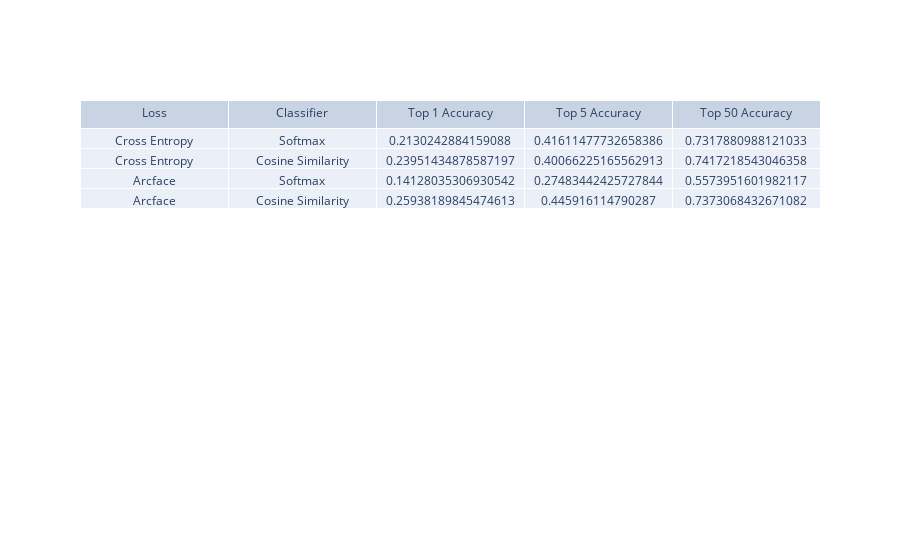

This figure's notebook cell:
### Code cell
eval_table = go.Figure(
    data=[
        go.Table(
            header={"values": ["Loss", "Classifier", "Top 1 Accuracy", "Top 5 Accuracy", "Top 50 Accuracy"]},
            cells={
                "values": [
                    ["Cross Entropy", "Cross Entropy", "Arcface", "Arcface"],
                    ["Softmax", "Cosine Similarity", "Softmax", "Cosine Similarity"],
                    [
                        softmax_cross_entropy_eval_results["top_1_accuracy"],
                        softmax_similarity_eval_results["top_1_accuracy"],
                        arcface_cross_entropy_eval_results["top_1_accuracy"],
                        arcface_similarity_eval_results["top_1_accuracy"]
                    ],
                    [
                        softmax_cross_entropy_eval_results["top_5_accuracy"],
                        softmax_similarity_eval_results["top_5_accuracy"],
                        arcface_cross_entropy_eval_results["top_5_accuracy"],
                        arcface_similarity_eval_results["top_5_accuracy"]
                    ],
                    [
                        softmax_cross_entropy_eval_results["top_50_accuracy"],
                        softmax_similarity_eval_results["top_50_accuracy"],
                        arcface_cross_entropy_eval_results["top_50_accuracy"],
                        arcface_similarity_eval_results["top_50_accuracy"]
                    ],
                ]
            }
        )
    ]
)

eval_table.show()

### Figure 1 — Plotly figure (JSON) as saved in the notebook; plotly's stock layout.template omitted (floating-point values rounded to 4 significant figures)
{"data": [{"cells": {"values": [["Cross Entropy", "Cross Entropy", "Arcface", "Arcface"], ["Softmax", "Cosine Similarity", "Softmax", "Cosine Similarity"], [0.213, 0.2395, 0.1413, 0.2594], [0.4161, 0.4007, 0.2748, 0.4459], [0.7318, 0.7417, 0.5574, 0.7373]]}, "header": {"values": ["Loss", "Classifier", "Top 1 Accuracy", "Top 5 Accuracy", "Top 50 Accuracy"]}, "type": "table"}], "layout": {}}
